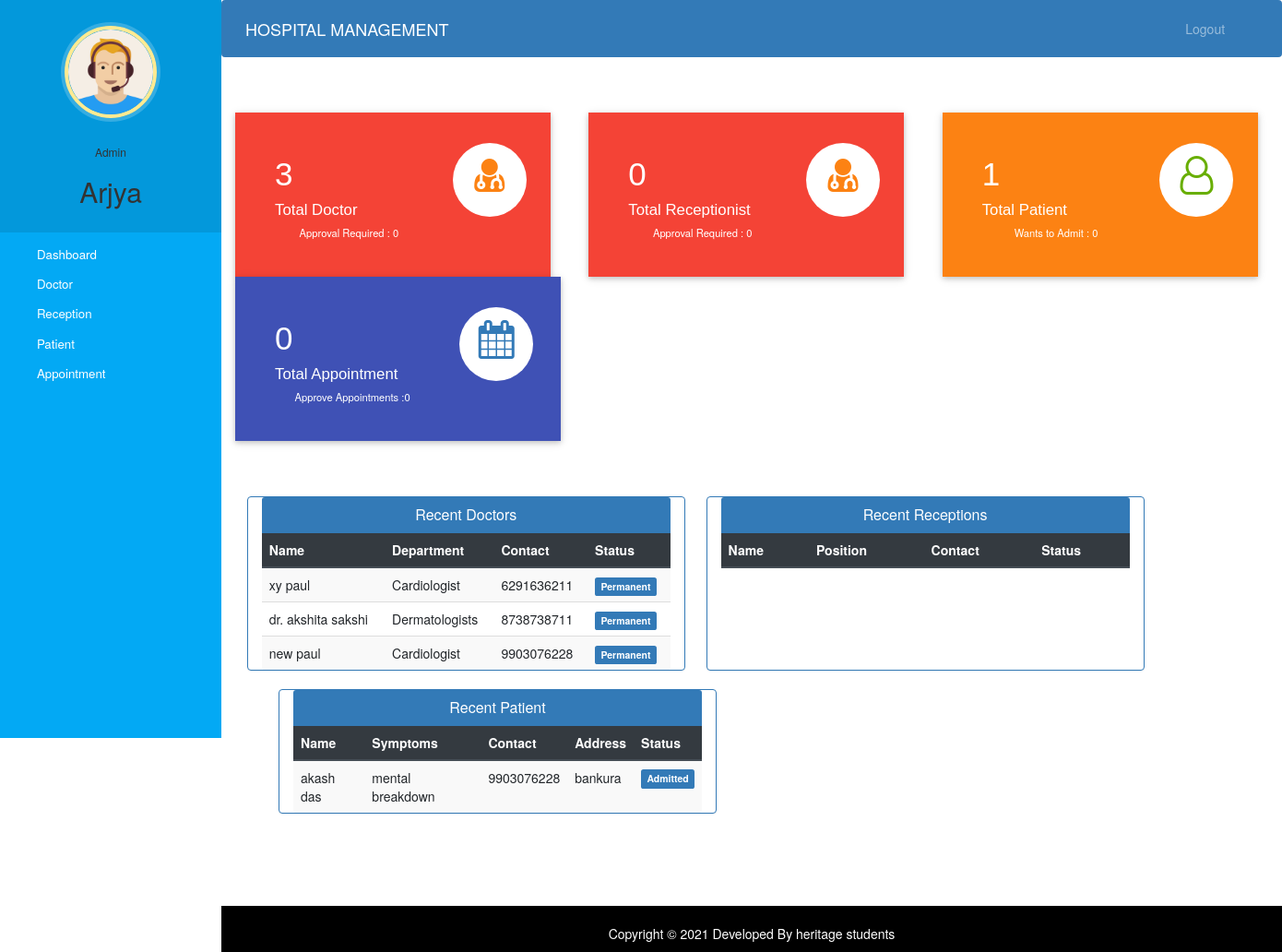
/admin-dashboard (signed in), run on an earlier commit of the app's database.
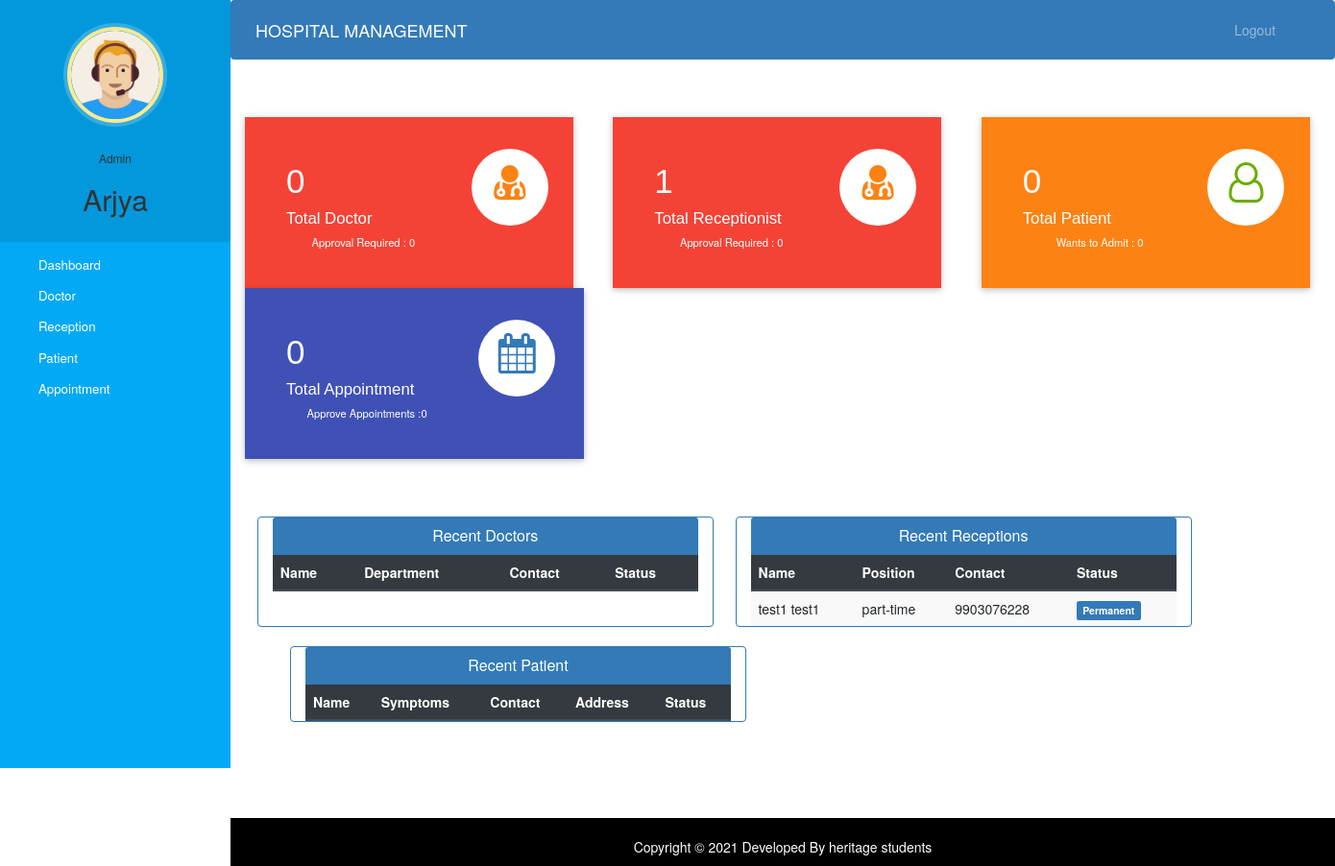
And on a later commit of the database.
### hospital/models.py (models this page shows, shortened)
class Doctor(models.Model):
    user=models.OneToOneField(User,on_delete=models.CASCADE)
    profile_pic= models.ImageField(upload_to='profile_pic/DoctorProfilePic/',null=True,blank=True)
    address = models.CharField(max_length=40)
    mobile = models.CharField(max_length=20,null=True)
    department= models.CharField(max_length=50,choices=departments,default='Cardiologist')
    status=models.BooleanField(default=False)
    @property
    def get_name(self):
        return self.user.first_name+" "+self.user.last_name

class Patient(models.Model):
    user=models.OneToOneField(User,on_delete=models.CASCADE)
    profile_pic= models.ImageField(upload_to='profile_pic/PatientProfilePic/',null=True,blank=True)
    address = models.CharField(max_length=40)
    mobile = models.CharField(max_length=20,null=False)
    symptoms = models.CharField(max_length=100,null=False)
    assignedDoctorId = models.PositiveIntegerField(null=True)
    admitDate=models.DateField(auto_now=True)
    status=models.BooleanField(default=False)
    @property
    def get_name(self):
        return self.user.first_name+" "+self.user.last_name

class Reception(models.Model):
    user=models.OneToOneField(User,on_delete=models.CASCADE)
    profile_pic=models.ImageField(upload_to='profile_pic/ReceptionProfilePic/',null=True,blank=True)
    address=models.CharField(max_length=40)
    mobile=models.CharField(max_length=20,null=True)
    position= models.CharField(max_length=50,choices=positions,default='fulltime')
    status=models.BooleanField(default=False)
    @property
    def get_name(self):
        return self.user.first_name+" "+self.user.last_name

### hospital/views.py (the view)
# urls.py: path('admin-dashboard', views.admin_dashboard_view,name='admin-dashboard'),
@login_required(login_url='adminlogin')
@user_passes_test(is_admin)
def admin_dashboard_view(request):
    doctors=models.Doctor.objects.all().order_by('-id')
    receptions=models.Reception.objects.all().order_by('-id')
    patients=models.Patient.objects.all().order_by('-id')
    doctorcount=models.Doctor.objects.all().filter(status=True).count()
    pendingdoctorcount=models.Doctor.objects.all().filter(status=False).count()
    receptioncount=models.Reception.objects.all().filter(status=True).count()
    pendingreceptioncount=models.Reception.objects.all().filter(status=False).count()
    patientcount=models.Patient.objects.all().filter(status=True).count()
    pendingpatientcount=models.Patient.objects.all().filter(status=False).count()
    appointmentcount=models.Appointment.objects.all().filter(status=True).count()
    pendingappointmentcount=models.Appointment.objects.all().filter(status=False).count()
    mydict={
    'doctors':doctors,
    'receptions':receptions,
    'patients':patients,
    'doctorcount':doctorcount,
    'pendingdoctorcount':pendingdoctorcount,
    'receptioncount':receptioncount,
    'pendingreceptioncount':pendingreceptioncount,
    'patientcount':patientcount,
    'pendingpatientcount':pendingpatientcount,
    'appointmentcount':appointmentcount,
    'pendingappointmentcount':pendingappointmentcount,
    }
    return render(request,'hospital/admin_dashboard.html',context=mydict)

### hospital/views.py (called while the page is built)
def is_admin(user):
    return user.groups.filter(name='ADMIN').exists()

### templates/hospital/admin_dashboard.html
{% extends 'hospital/admin_base.html' %}
{% load static %}
{% block content %}
{%include 'hospital/admin_dashboard_cards.html'%}
<br><br><br>
<div class="container">
  <div class="row">
    <div class="panel panel-primary col-md-5" style="margin-left:2%;">
      <div class="panel-heading" style="text-align:center;">
        <h6 class="panel-title">Recent Doctors</h6>
      </div>
      <table class="table table-hover table-striped" id="dev-table">
        <thead class="thead-dark">
          <tr>
            <th>Name</th>
            <th>Department</th>
            <th>Contact</th>
            <th>Status</th>
          </tr>
        </thead>
        {% for d in doctors %}
        <tr>
          <td> {{d.get_name}}</td>
          <td>{{d.department}}</td>
          <td>{{d.mobile}}</td>
          {%if d.status%}
          <td> <span class="label label-primary">Permanent</span></td>
          {% else %}
          <td> <span class="label label-success">On Hold</span></td>
          {% endif %}
        </tr>
        {% endfor %}
      </table>
    </div>
    <div class="panel panel-primary col-md-5" style="margin-left:2%;">
      <div class="panel-heading" style="text-align:center;">
        <h6 class="panel-title">Recent Receptions</h6>
      </div>
      <table class="table table-hover table-striped" id="dev-table">
        <thead class="thead-dark">
          <tr>
            <th>Name</th>
            <th>Position</th>
            <th>Contact</th>
            <th>Status</th>
          </tr>
        </thead>
        {% for r in receptions %}
        <tr>
          <td> {{r.get_name}}</td>
          <td>{{r.position}}</td>
          <td>{{r.mobile}}</td>
          {%if r.status%}
          <td> <span class="label label-primary">Permanent</span></td>
          {% else %}
          <td> <span class="label label-success">On Hold</span></td>
          {% endif %}
        </tr>
        {% endfor %}
      </table>
    </div>
    <div class="panel panel-primary col-md-5" style="margin-left:5%;">
      <div class="panel-heading" style="text-align:center;">
        <h6 class="panel-title">Recent Patient</h6>
      </div>
      <table class="table table-hover table-striped" id="dev-table">
        <thead class="thead-dark">
          <tr>
            <th>Name</th>
            <th>Symptoms</th>
            <th>Contact</th>
            <th>Address</th>
            <th>Status</th>
          </tr>
        </thead>
        {% for p in patients %}
        <tr>
          <td> {{p.get_name}}</td>
          <td>{{p.symptoms}}</td>
          <td>{{p.mobile}}</td>
          <td>{{p.address}}</td>
          {%if p.status%}
          <td> <span class="label label-primary">Admitted</span></td>
          {% else %}
          <td> <span class="label label-success">On Hold</span></td>
          {% endif %}
        </tr>
        {% endfor %}
      </table>
    </div>
  </div>
</div>
{% endblock content %}

### templates/hospital/admin_base.html (shortened to what this page needs)
<!DOCTYPE html>
{% load static %}
<html lang="en">
<head>
  <link rel="stylesheet" href="https://stackpath.bootstrapcdn.com/bootstrap/4.3.1/css/bootstrap.min.css">
  <link rel="stylesheet" href="https://maxcdn.bootstrapcdn.com/font-awesome/4.7.0/css/font-awesome.min.css">
  <link rel="stylesheet" href="{% static '/style.css' %}">
</head>
<body>
  <nav class="menu" tabindex="0">
    <header class="avatar">
      <img src="{% static "images/adminpropic.png" %}" />
      <br><br>
      <h6>Admin</h6>
      <h2>{{request.user.first_name}}</h2>
    </header>
    <ul>
      <li tabindex="0" class="icon-dashboard"> <a style="color:white; text-decoration:none;" href="/admin-dashboard"><span>Dashboard</span></a> </li>
      <li tabindex="0" class="icon-customers"> <a style="color:white; text-decoration:none;" href="/admin-doctor"><span>Doctor</span></a></li>
      <li tabindex="0" class="icon-calender"> <a style="color:white;text-decoration: none;" href="/admin-reception"><span>Reception</span></a></li>
      <li tabindex="0" class="icon-users"> <a style="color:white; text-decoration:none;" href="/admin-patient"><span>Patient</span></a></li>
      <li tabindex="0" class="icon-calendar"> <a style="color:white; text-decoration:none;" href="/admin-appointment"><span>Appointment</span></a></li>
    </ul>
  </nav>
  <main>
    <div class="bs-example">
      <nav class="navbar navbar-expand-md  navbar-dark fixed-top" style="background:#337AB7;">
        <a href="/admin-dashboard" class="navbar-brand">HOSPITAL MANAGEMENT</a>
        <div class="collapse navbar-collapse justify-content-between" id="navbarCollapse">
          <div class="navbar-nav" style=" margin-left: 90%;">
            <a href="/logout" class="nav-item nav-link">Logout</a>
          </div>
        </div>
      </nav>
    </div>
    <br><br>
    {% block content %}
    {% endblock content %}
    <br><br><br><br>
    <footer>
      <br>
      <div class="container">
        <div class="row">
          <div class="col-md-12 col-sm-12">
            <div style="color:#ffffff;" class="wow fadeInUp footer-copyright">
              <p>
                Copyright &copy; 2021 Developed By heritage students </p>
            </div>
          </div>
        </div>
      </div>
    </footer>
  </main>
</body>
</html>

### templates/hospital/admin_dashboard_cards.html (shortened to what this page needs)
<!DOCTYPE html>
<html lang="en" dir="ltr">
<head>
  <link rel="stylesheet" href="https://maxcdn.bootstrapcdn.com/bootstrap/3.4.1/css/bootstrap.min.css">
  <link rel="stylesheet" href="https://cdnjs.cloudflare.com/ajax/libs/font-awesome/4.7.0/css/font-awesome.min.css">
</head>
<body>
  <div class="market-updates">
    <div class="col-md-4 market-update-gd">
      <div class="market-update-block clr-block-1">
        <div class="col-md-8 market-update-left">
          <h3>{{doctorcount}}</h3>
          <h4>Total Doctor</h4>
          <p>Approval Required : {{pendingdoctorcount}}</p>
        </div>
        <div class="col-md-4 market-update-right">
          <i class="fa fa-user-md"></i>
        </div>
        <div class="clearfix"> </div>
      </div>
    </div>
    <div class="col-md-4 market-update-gd">
      <div class="market-update-block clr-block-1">
        <div class="col-md-8 market-update-left">
          <h3>{{receptioncount}}</h3>
          <h4>Total Receptionist</h4>
          <p>Approval Required : {{pendingreceptioncount}}</p>
        </div>
        <div class="col-md-4 market-update-right">
          <i class="fa fa-user-md"></i>
        </div>
        <div class="clearfix"> </div>
      </div>
    </div>
    <div class="col-md-4 market-update-gd">
      <div class="market-update-block clr-block-2">
        <div class="col-md-8 market-update-left">
          <h3>{{patientcount}}</h3>
          <h4>Total Patient</h4>
          <p>Wants to Admit : {{pendingpatientcount}}</p>
        </div>
        <div class="col-md-4 market-update-right">
          <i class="fa fa-user-o"></i>
        </div>
        <div class="clearfix"> </div>
      </div>
    </div>
    <div class="col-md-4 market-update-gd">
      <div class="market-update-block clr-block-3">
        <div class="col-md-8 market-update-left">
          <h3>{{appointmentcount}}</h3>
          <h4>Total Appointment</h4>
          <p>Approve Appointments :{{pendingappointmentcount}} </p>
        </div>
        <div class="col-md-4 market-update-right">
          <i class="fa fa-calendar"> </i>
        </div>
        <div class="clearfix"> </div>
      </div>
    </div>
    <div class="clearfix"> </div>
  </div>
</body>
</html>

### static/style.css (style rules this page uses)
body { padding-left: 240px; }
main { position: relative; height: 100vh; }
.menu { background: #5bc995; height: 100vh; width: 240px; position: fixed; top: 0px; left: 0; z-index: 5; outline: none; }
.menu .avatar { background: rgba(0, 0, 0, 0.1); padding: 2em 0.5em; text-align: center; }
.menu .avatar img { width: 100px; border-radius: 50%; overflow: hidden; border: 4px solid #ffea92; box-shadow: 0 0 0 4px rgba(255, 255, 255, 0.2); }
.menu .avatar h2 { font-weight: normal; margin-bottom: 0; }
.menu ul { list-style: none; padding: 0.5em 0; margin: 0; }
.menu ul li { padding: 0.5em 1em 0.5em 3em; font-size: 0.95em; font-weight: regular; background-repeat: no-repeat; background-position: left 15px center; background-size: auto 20px; transition: all 0.15s linear; cursor: pointer; }
.menu ul li.icon-dashboard { background-image: url("http://www.entypo.com/images//gauge.svg"); }
.menu ul li.icon-customers { background-image: url("http://www.entypo.com/images//briefcase.svg"); }
.menu ul li.icon-users { background-image: url("http://www.entypo.com/images//users.svg"); }
.menu ul li.icon-calendar { background-image: url("http://www.entypo.com/images//calendar.svg"); }

### templates/hospital/admin_base.html (style rules this page uses)
a:link { text-decoration: none; }
a { color: white; }
footer { padding: 0px 0px 0px 0px; background-color: black; margin: 0px; }
.fa { font-size: 23px; width: 60px; text-align: center; text-decoration: none; margin: 5px 2px; border-radius: 50%; }
p { text-align: center; }
body { padding-left: 240px; }
main { position: relative; height: 100vh; }
.menu { background: #03a9f4; height: 100vh; width: 240px; position: fixed; top: 0px; left: 0; z-index: 5; outline: none; }
.menu .avatar { background: rgba(0, 0, 0, 0.1); padding: 2em 0.5em; text-align: center; }
.menu .avatar img { width: 100px; border-radius: 50%; overflow: hidden; border: 4px solid #ffea92; box-shadow: 0 0 0 4px rgba(255, 255, 255, 0.2); }
.menu .avatar h2 { font-weight: normal; margin-bottom: 0; }
.menu ul { list-style: none; padding: 0.5em 0; margin: 0; }
.menu ul li { padding: 0.5em 1em 0.5em 3em; font-size: 0.95em; font-weight: regular; background-repeat: no-repeat; background-position: left 15px center; background-size: auto 20px; transition: all 0.15s linear; cursor: pointer; }
.menu ul li.icon-dashboard { background-image: url("http://www.entypo.com/images//gauge.svg"); }
.menu ul li.icon-customers { background-image: url("http://www.entypo.com/images//briefcase.svg"); }
.menu ul li.icon-users { background-image: url("http://www.entypo.com/images//users.svg"); }
.menu ul li.icon-calendar { background-image: url("http://www.entypo.com/images//calendar.svg"); }

What changed in the data, as far as the page shows it:
removed Doctor: get_name "xy paul", department "Cardiologist", mobile "6291636211", status "Permanent"
removed Doctor: get_name "dr. akshita sakshi", department "Dermatologists", mobile "8738738711", status "Permanent"
removed Doctor: get_name "new paul", department "Cardiologist", mobile "9903076228", status "Permanent"
removed Patient: get_name "akash das", symptoms "mental breakdown", mobile "9903076228", address "bankura", status "Admitted"
added Reception: get_name "test1 test1", position "part-time", mobile "9903076228", status "Permanent"
Also different on the page:
{{ doctorcount }}: "3" → "0"
{{ receptioncount }}: "0" → "1"
{{ patientcount }}: "1" → "0"
